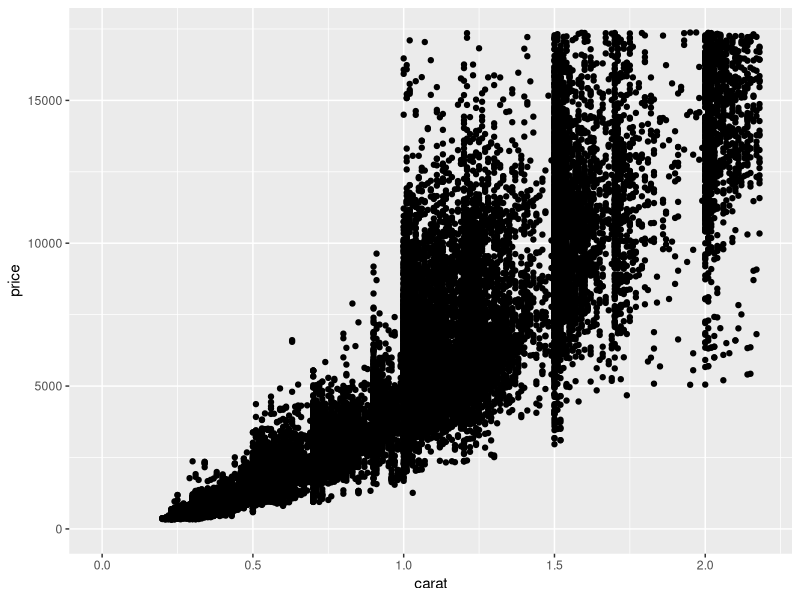
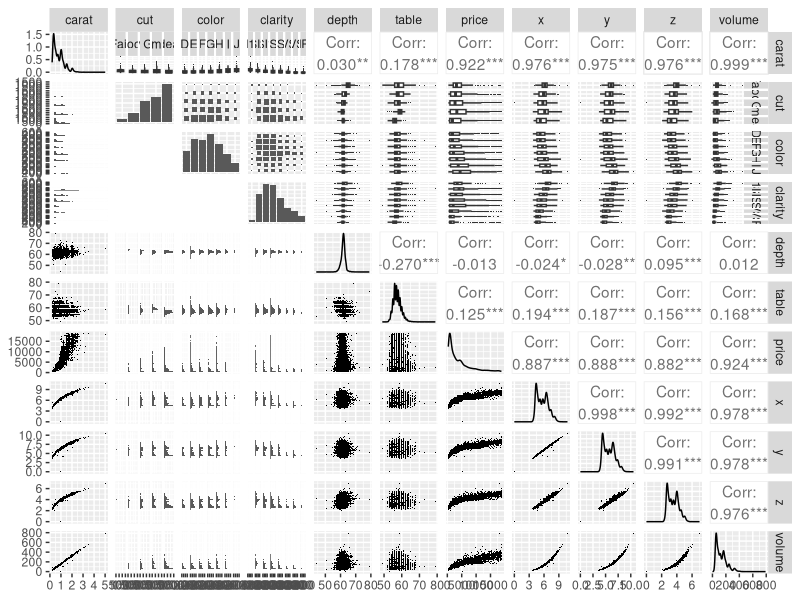
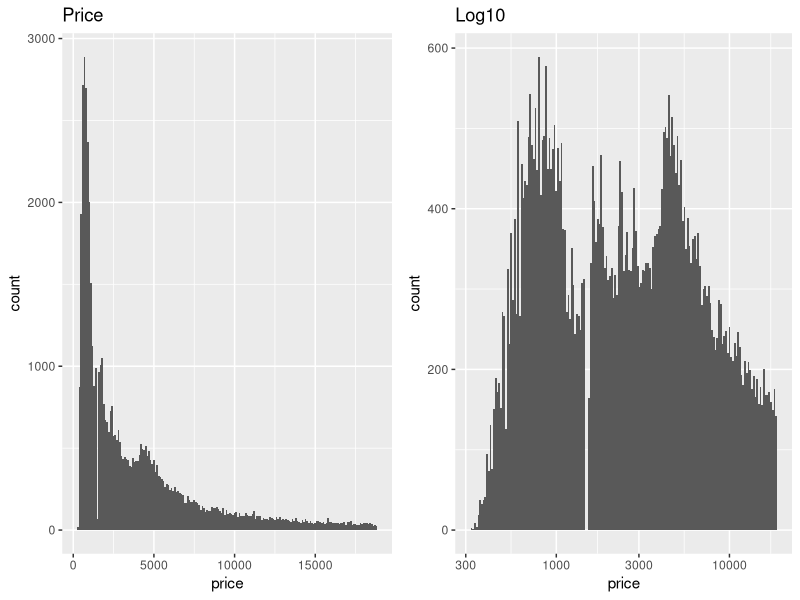
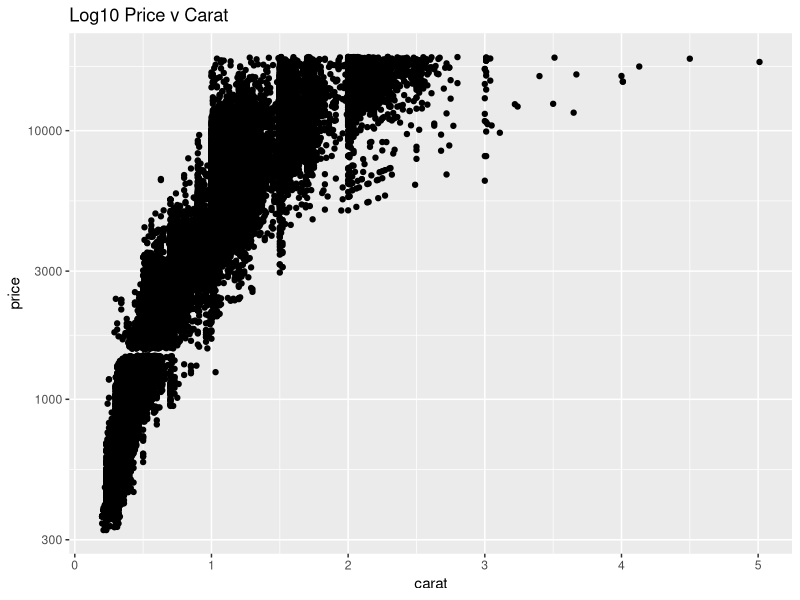
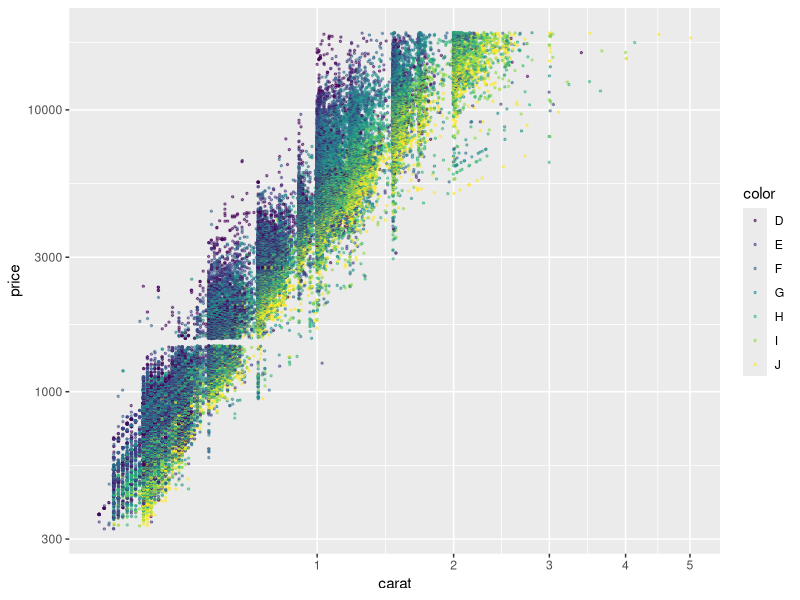

Reproduce these figures in R, in order.
#Load libraries
install.packages("GGally")
install.packages("scales")
install.packages("memisc")


library(ggplot2)
library(dplyr)
library(scales)
library(GGally)
library(memisc)
library(gridExtra)

#Load data

data(diamonds)
head(diamonds)

diamonds$volume = diamonds$x * diamonds$y * diamonds$z

# Let's consider the price of a diamond and it's carat weight.
# Create a scatterplot of price (y) vs carat weight (x).

# Limit the x-axis and y-axis to omit the top 1% of values.

ggplot(aes(x = carat, y = price), data = diamonds) +
  geom_point() +
  xlim(0, quantile(diamonds$carat, probs = 0.99)) +
  ylim(0, quantile(diamonds$price, probs = 0.99))

set.seed(20022012)
diamonds_samp <- diamonds[sample(1:length(diamonds$price), 10000),]
ggpairs(diamonds_samp,
        lower = list(continuous = wrap("points", shape = I('.'))),
        upper = list(combo = wrap("box", outlier.shape = I('.'))))

# Create two histograms of the price variable
# and place them side by side on one output image.

# We've put some code below to get you started.

# The first plot should be a histogram of price
# and the second plot should transform
# the price variable using log10.


plot1 <- ggplot(aes(x = price), 
                data = diamonds) + 
  geom_histogram(binwidth = 100) +
  ggtitle("Price")
  

plot2 <- ggplot(aes(x = price), 
                data = diamonds)+
  geom_histogram(binwidth = 0.01)+
  scale_x_log10() +
  ggtitle("Log10")

grid.arrange(plot1, plot2, ncol = 2)

## Another way to transform using log10

ggplot(aes( x = carat, y = price),
       data = diamonds) + 
  geom_point() + 
  scale_y_continuous(trans = log10_trans() ) + 
  ggtitle("Log10 Price v Carat")


##Creating functions 

cuberoot_trans = function() trans_new("cuberoot",
                                      transform = function(x) x^(1/3),
                                      inverse = function(x) x^3)


ggplot(aes( x = carat, y = price),
       data = diamonds) + 
  geom_point(aes(color = color), alpha = 0.5, size = 0.5, position = "jitter") + 
  scale_y_continuous(trans = log10_trans() ) + 
  scale_x_continuous(trans = cuberoot_trans())
  ggtitle("Log10 Price v Carat v Color")

  ?jitter
  
  ## Linear Regression
  ?facet_wrap
  m1 <- lm(I(log(price)) ~ I(carat^(1/3)), data = diamonds)
  m2 <- update(m1, ~ . + carat)
  m3 <- update(m2, ~ . + cut)
  m4 <- update(m1, ~ . + color)
  m5 <- update(m4, ~ . + clarity)
  mtable(m1, m2, m3, m4, m5, sdigits = 3)
  
  ?mtable
  
